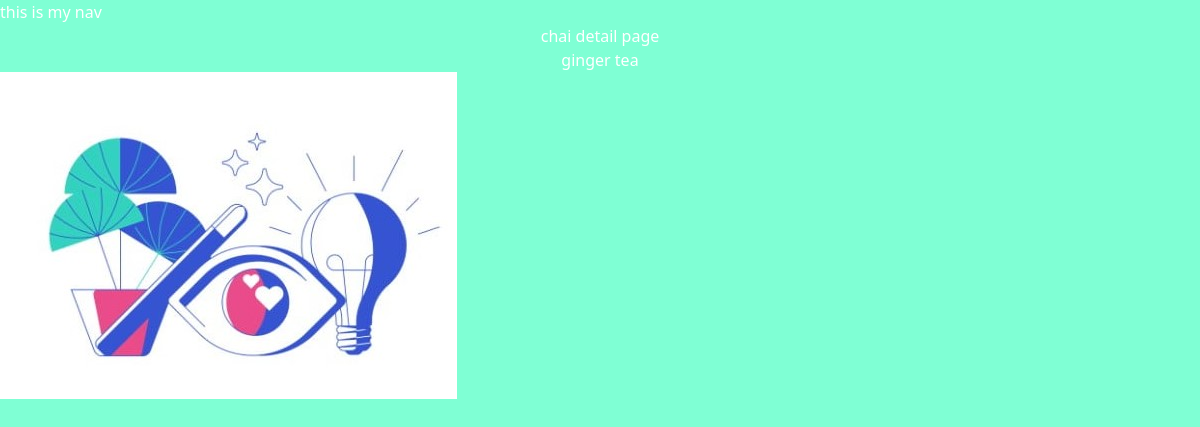
Page /chai/1/ on the committed database.
### chai/models.py (models this page shows, shortened)
class ChaiVariety(models.Model):
    CHAI_TYPE_CHOICES = [
        ('ML', 'MASALA'),
        ('GR', 'GINGER'),
        ('KL', 'KIWI'),
        ('PL', 'PLAIN'),
        ('EL', 'ELAICHI'),
    ]
    name = models.CharField(max_length=100)
    image = models.ImageField(upload_to='chais/')
    date_added = models.DateTimeField(default=timezone.now)
    type = models.CharField(max_length=2, choices=CHAI_TYPE_CHOICES, default='ML')

### chai/views.py (the view)
# urls.py: path('<int:chai_id>/',views.chai_detail,name='chai_detail'),
def chai_detail(request, chai_id):
  chai = get_object_or_404(ChaiVariety, pk=chai_id)
  return render(request, 'chai/chai_detail.html', {'chai': chai})

### chai/templates/chai/chai_detail.html (shortened to what this page needs)
{% extends "layout.html" %}
{% block content %}
    <h1>chai detail page</h1>
    <h1>{{ chai.name }}</h1>
<img src="{{ chai.image.url }}" alt="{{ chai.name }}">
{% endblock %}

### static/style.css (style rules this page uses)
body { background-color: aquamarine; color: white; }
h1 { text-align: center; font-size: 2rem; }

### rows in the picture
ChaiVariety: name "ginger tea", image (picture)
